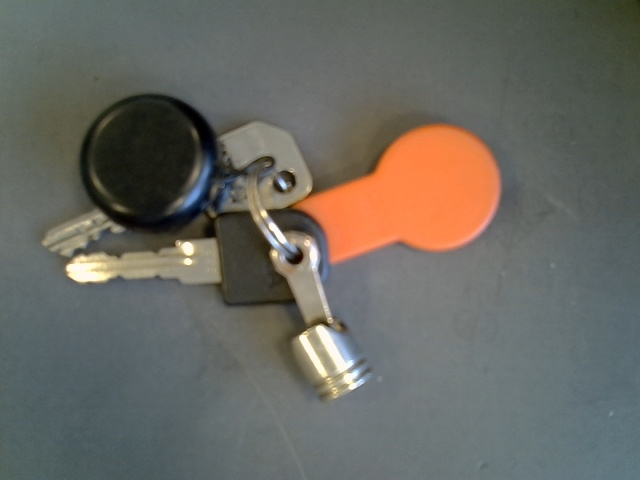
#> input picture Images/curr_frame.jpg, 640 x 480 px
$ python calibration.py
#> lines starting #> are read from the running program, lines starting #| are printed output that depends on the picture; after the words box and inside, x2 and y2 are one past the last pixel; in counts of white or black regions, pixels touching at a corner belong together
import numpy as np
import cv2
import glob
import matplotlib.pyplot as plt
import pickle


class Calibration:
    def __init__(self, img_path, nb_vertical, nb_horizontal):
        # setup for the calibration images
#> further down, img_left is the input picture: shape (480, 640, 3); mean B, G, R 97.1, 103.9, 105.2
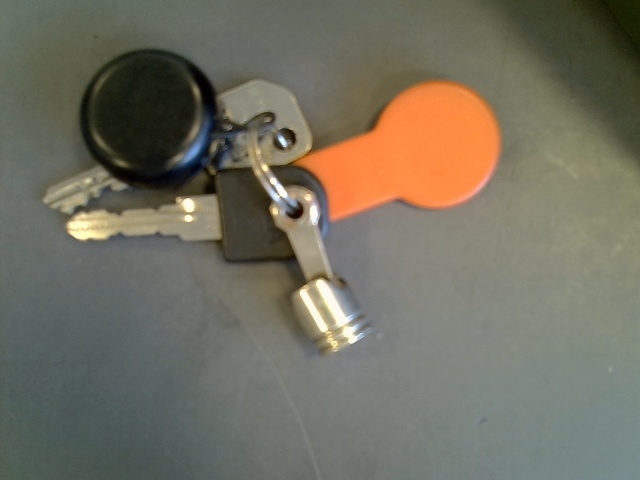
#> input picture Images/prev_frame.jpg, 640 x 480 px
#> further down, img_right is the input picture: shape (480, 640, 3); mean B, G, R 96.5, 110.9, 114.5
        self.PATH = img_path
        self.pattern_size = (nb_vertical, nb_horizontal)

        self.img_shape = None
        # for distorsion
        self.objpoints = []

        self.mtx = None
        self.dist = None
        self.roi = None
        self.cameramtx = None

    def calibrate(self, Show = False):

        #calibrate left camera
        ind = self.PATH.find("*")
        path = self.PATH
        print(path)
        self.mtx, self.dist, self.roi, self.cameramtx, self.imgpoints = self._calibrate(path,Show)

    def _calibrate(self, Path, Show):

        # prepare object points, like (0,0,0), (1,0,0), (2,0,0) ....,(6,5,0)
#> called with Path = '../Images/chessboard/*.jpeg', Show = True
        objp = np.zeros((self.pattern_size[0]*self.pattern_size[1],3), np.float32)
        objp[:,:2] = np.mgrid[0:self.pattern_size[0],0:self.pattern_size[1]].T.reshape(-1,2)

        # Arrays to store object points and image points from all the images.
        self.objpoints = [] # 3d point in real world space
        imgpoints = [] # 2d points in image plane.

        # Load the images
        images = glob.glob(Path)
        assert images

        # perform calibration for left images only
        for fname in images:
            img = cv2.imread(fname)
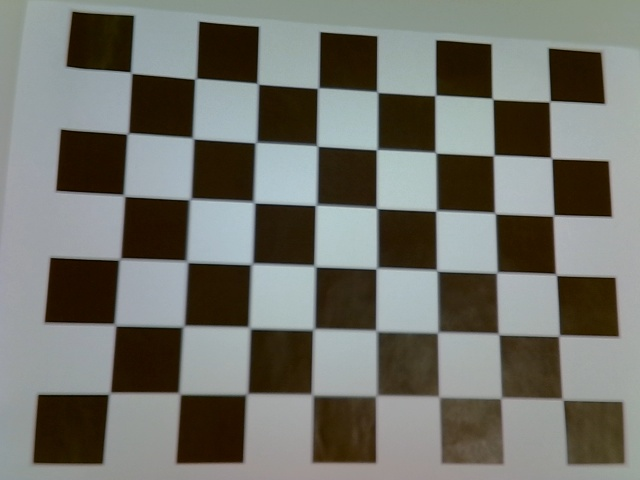
#> input picture Images/chessboard/10.jpeg, 640 x 480 px
#> img is the input picture: shape (480, 640, 3); mean B, G, R 107.1, 114.4, 114
            gray = cv2.cvtColor(img, cv2.COLOR_BGR2GRAY)
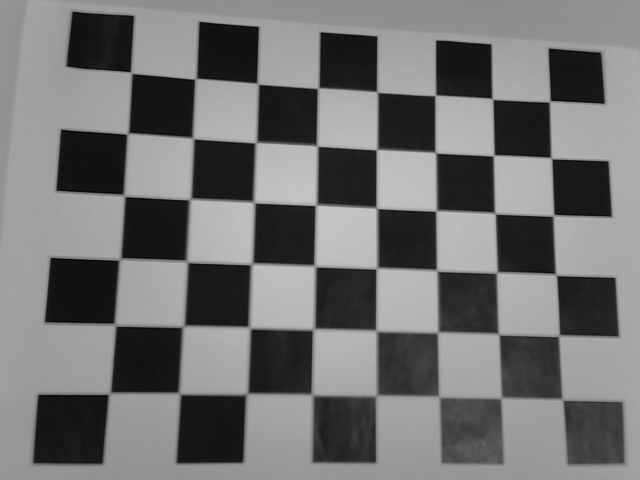
#> gray: shape (480, 640); min 4, max 202, mean 113.4

            #Implement findChessboardCorners here
            ret, corners = cv2.findChessboardCorners(img, self.pattern_size)
#> ret = True; corners = 48 rows, first 8: [109.5, 393], [113.2, 326.4], [121.4, 260.5], [122.3, 196.8], [127.5, 133.5], [132, 72], [181.5, 391.6], [183, 326]

            # If found, add object points, image points (after refining them)
            if ret == True:
                self.objpoints.append(objp)
                imgpoints.append(corners)

            if Show == True:
                img = cv2.drawChessboardCorners(img, (self.pattern_size[0],self.pattern_size[1]), corners,ret)
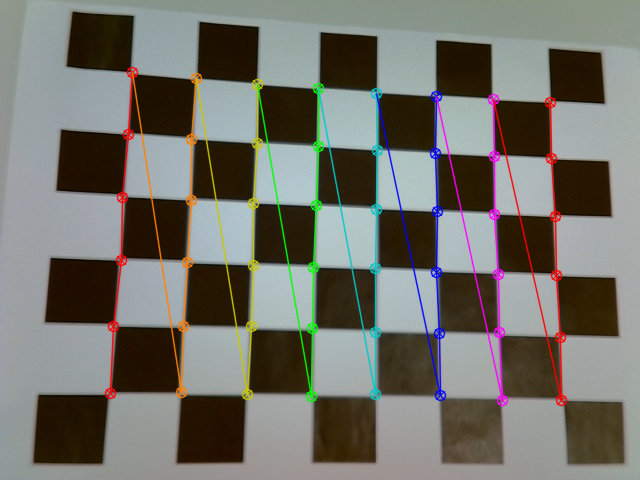
#> img: shape (480, 640, 3); 5.78% of pixels changed, all inside (x1, y1, x2, y2) = (104, 66, 568, 407)
                cv2.imshow('img',img)
                cv2.waitKey(0)


        h, w = img.shape[:2]
#> h = 480; w = 640
        self.img_shape = gray.shape[::-1]
#> self.img_shape = (640, 480)
        ret, mtx, dist, rvecs, tvecs = cv2.calibrateCamera(self.objpoints, imgpoints, self.img_shape, None, None)
#> ret = 1.31; mtx = [[323.8, 0, 278.4], [0, 321.1, 282.8], [0, 0, 1]]; dist = [[0.109, -0.126, 0.0013, -0.00093, 0.0588]]; rvecs = ([-0.0132, -0.116, -1.54],); tvecs = ([-2.47, 1.63, 4.87],)
        newcameramtx, roi = cv2.getOptimalNewCameraMatrix(mtx,dist,(w,h),0,(w,h))
#> newcameramtx = [[351.6, 0, 284.5], [0, 350, 279.4], [0, 0, 1]]; roi = (0, 0, 639, 479)
#> in calibrate, `self.mtx, self.dist, self.roi, self.cameramtx, self.imgpoints = self._..`: self.mtx = [[323.8, 0, 278.4], [0, 321.1, 282.8], [0, 0, 1]]; self.dist = [[0.109, -0.126, 0.0013, -0.00093, 0.0588]]; self.roi = (0, 0, 639, 479); self.cameramtx = [[351.6, 0, 284.5], [0, 350, 279.4], [0, 0, 1]]; self.imgpoints = 1 item

        return mtx, dist, roi, newcameramtx, imgpoints

    def distort_img(self, img, Crop = False):

        #get undistortet image
#> called with Crop = True
        dst = cv2.undistort(img, self.mtx, self.dist, None, self.cameramtx)
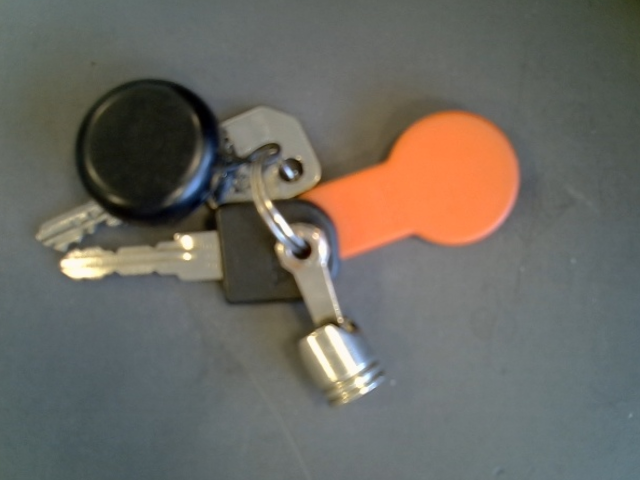
#> dst: shape (480, 640, 3); mean B, G, R 97.3, 104.5, 107.3

        #crop if needed
        if Crop == True:
            x,y,w,h = self.roi
#> x = 0; y = 0; w = 639; h = 479
            dst = dst[y:y+h, x:x+w]
#> dst: shape (479, 639, 3)
        return dst


    def save(self):
        dict_out = {'mtx': self.mtx, 'dist': self.dist, 'cammtx': self.cameramtx, 'roi': self.roi}
#> dict_out = {'mtx': [[323.8, 0, 278.4], [0, 321.1, 282.8], [0, 0, 1]], 'dist': [[0.109, -0.126, 0.0013, -0.00093, 0.0588]], 'cammtx': [[351.6, 0, 284.5], [0, 350, 279.4], [0, 0, 1]], 'roi': (0, 0, 639, 479)}

        f = open("Calibration_result.bin","wb")
        pickle.dump(dict_out, f)
        f.close


    def load(self,bin_file):
        with open(bin_file,'rb') as f:
            dict_in = pickle.load(f)
        self.mtx = dict_in['mtx']
        self.dist = dict_in['dist']
        self.cameramtx = dict_in['cammtx']
        self.roi = dict_in['roi']


if __name__ == "__main__":
    # test code

    cali = Calibration("../Images/chessboard/*.jpeg", 6, 8)
    img_left = cv2.imread("../Images/curr_frame.jpg")
    img_right = cv2.imread("../Images/prev_frame.jpg")


    print("-------------- Calibrating --------------")
    cali.calibrate(True)
    dst = cali.distort_img(img_left, Crop = True)
    cv2.imshow('1',dst)


    print("--------------- Saving -------------------")
    cali.save()

    print("--------------- Loading ------------------")
    cali.load("Calibration_result.bin")
    print(cali.cameramtx)


    cv2.waitKey(0)
